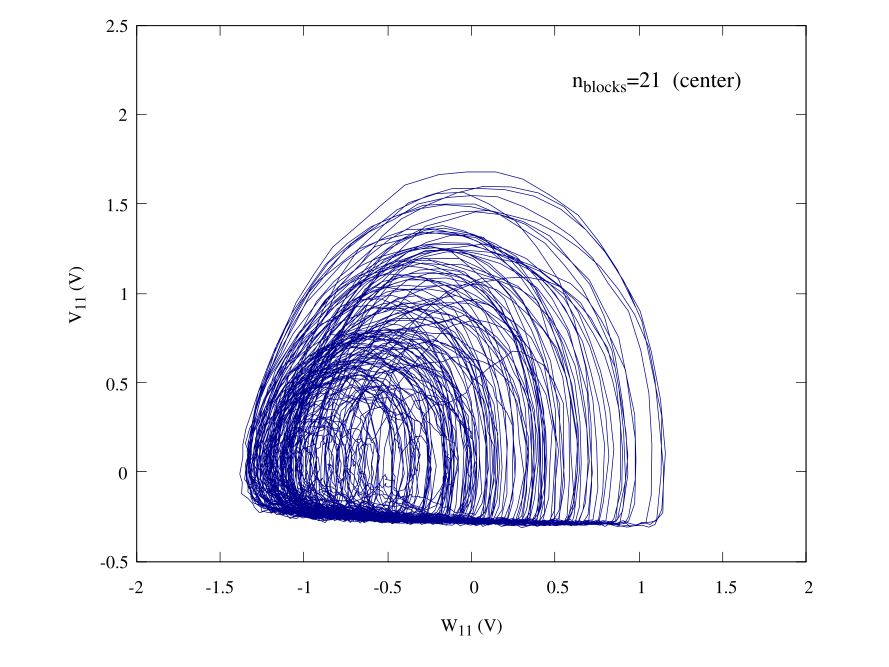

This chart was generated by the following gnuplot code:
set terminal qt persist
set termoption font "Times,10"
set border lw 0.5

set label at graph 0.65,0.9 "n_{blocks}=21  (center)" font ",12"
set xlabel "W_{11} (V)"
set ylabel "V_{11} (V)"
set size ratio 0.8
set xrange [-2:2]
set yrange [-0.5:2.5]
plot "21_blocks_middle_avg.dat" u ($3*10):($2*10) every ::0::10000 w l notitle lc "dark-blue" lw 0.5
